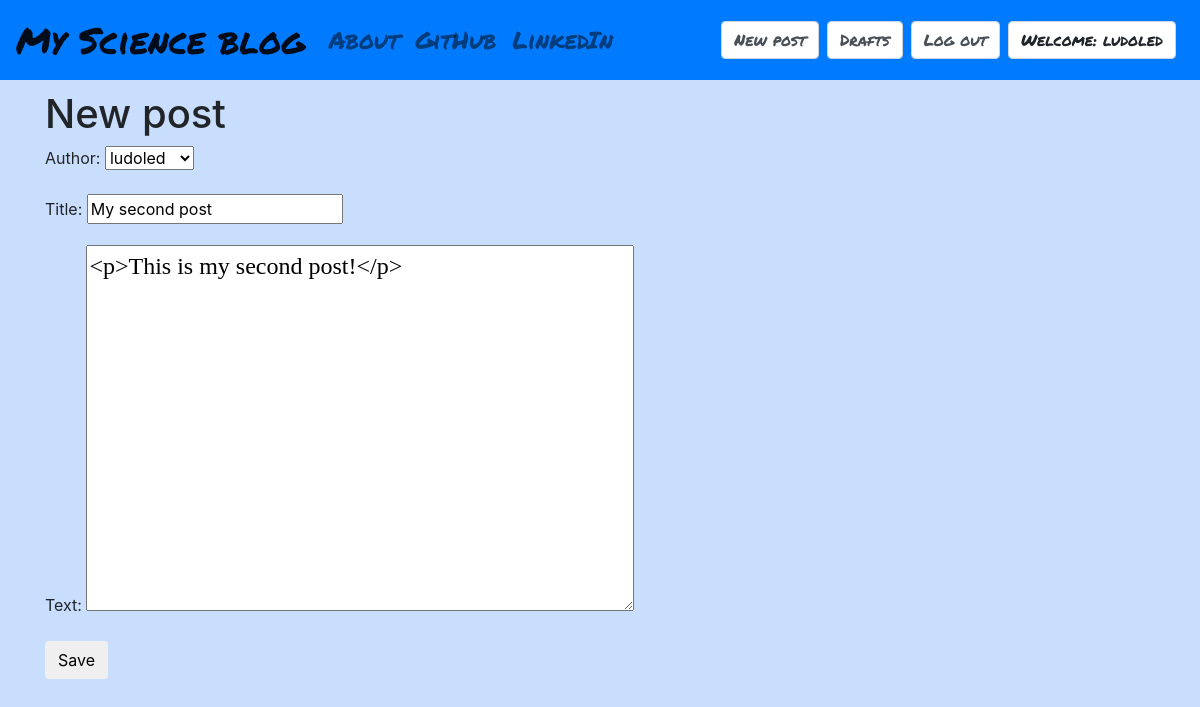
Screenshot of /post/8/edit/ (signed in) with the database file from the repository.
### my_blog/models.py (models this page shows, shortened)
class Post(models.Model):
    author = models.ForeignKey('auth.User')
    title = models.CharField(max_length = 200)
    text = models.TextField()
    created_date = models.DateTimeField(default = timezone.now)
    published_date = models.DateTimeField(blank = True, null = True)

### my_blog/views.py (the view)
# urls.py: url(r'^post/(?P<pk>\d+)/edit/$', views.PostUpdateView.as_view(), name = 'post_edit'),
class PostUpdateView(LoginRequiredMixin, UpdateView):
    login_url = '/login/'
    redirect_field_name = 'my_blog/post_detail.html'
    form_class = PostForm
    model = Post

### my_blog/forms.py
class PostForm(forms.ModelForm):
    class Meta():
        model = Post
        fields = ('author', 'title', 'text')
        widgets = {
            'title':forms.TextInput(attrs = {'class':'textinputclass'}),
            'text':forms.Textarea(attrs = {'class':'editable medium-editor-textarea postcontent'}),
        }

### my_blog/templates/my_blog/post_form.html (shortened to what this page needs)
{% extends "my_blog/base.html" %}
{% block content %}
  <h1>New post</h1>
  <form class="post-form" method="POST">
    {{form.as_p}}
    <button type="submit" class="save btn btn-default">Save</button>
  </form>
{% endblock %}

### my_blog/templates/my_blog/base.html (shortened to what this page needs)
<!DOCTYPE html>
{% load staticfiles %}
<html>
  <head>
    <link rel="stylesheet" href="https://maxcdn.bootstrapcdn.com/bootstrap/4.0.0-beta.2/css/bootstrap.min.css">
    <link href="https://maxcdn.bootstrapcdn.com/font-awesome/4.7.0/css/font-awesome.min.css" rel="stylesheet">
    <link rel="stylesheet" href="//cdn.jsdelivr.net/npm/medium-editor@latest/dist/css/medium-editor.min.css" type="text/css" media="screen" charset="utf-8">
    <link rel="stylesheet" href="{% static 'css/blog.css' %}">
  </head>
  <body class="loader">
    <nav class="navbar navbar-expand-lg navbar-light techfont bg-primary">
      <a class="navbar-brand bigbrand" href="{% url 'post_list' %}">My Science blog</a>
      <div class="collapse navbar-collapse" id="navbarTogglerDemo02">
        <ul class="navbar-nav mr-auto mt-2 mt-lg-0">
          <li class="nav-item"><a class="nav-link" href="{% url 'about' %}">About</a></li>
          <li class="nav-item"><a class="nav-link" href="https://www.github.com">GitHub</a></li>
          <li class="nav-item"><a class="nav-link" href="https://www.linkedin.com">LinkedIn</a></li>
        </ul>
        <form class="form-inline my-2 my-lg-0">
          {% if user.is_authenticated %}
            <a class="form-control mr-sm-2" href="{% url 'post_new' %}">New post</a>
            <a class="form-control mr-sm-2" href="{% url 'post_draft_list' %}">Drafts</a>
            <a class="form-control mr-sm-2" href="{% url 'logout' %}">Log out</a>
            <a class="form-control mr-sm-2">Welcome: {{user.username}}</a>
            {% else %}
            <a class="form-control mr-sm-2" href="{% url 'login' %}"><span class="fa fa-user"></span></a>
          {% endif %}
        </form>
      </div>
    </nav>
    <div class="content container">
      <div class="row">
        <div class="col-md-8">
          <div class="blog_posts">
            {% block content %}
            {% endblock %}
          </div>
        </div>
      </div>
    </div>
  </body>
</html>

### my_blog/static/css/blog.css (style rules this page uses)
.techfont { font-family: 'Permanent Marker', sans-serif; font-size: 1.5em; margin-bottom: 10px; }
.bigbrand { font-size: 1.5em; }
.postcontent { font-family: 'Arvo'; font-size: 1.5em; }
.loader { background-color: #c9defc; filter:hue-rotate(0deg); color:linear-gradient(45deg,#0f8,#08f); animation:hue 10000ms infinite linear; }

### rows the page displays
Post: author "ludoled", title "My second post", text "<p>This is my second post!</p>"

### other values shown
{{ user.username }} "ludoled"
